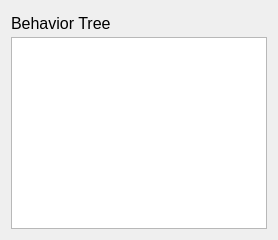
         <widget class="QWidget" name="playsBehaviorsTab">
          <property name="sizePolicy">
           <sizepolicy hsizetype="Expanding" vsizetype="Expanding">
            <horstretch>0</horstretch>
            <verstretch>0</verstretch>
           </sizepolicy>
          </property>
          <attribute name="title">
           <string>Plays / Behaviors</string>
          </attribute>
          <layout class="QVBoxLayout" name="verticalLayout_12">
           <item>
            <widget class="QSplitter" name="splitter_2">
             <property name="frameShadow">
              <enum>QFrame::Sunken</enum>
             </property>
             <property name="orientation">
              <enum>Qt::Vertical</enum>
             </property>
             <property name="handleWidth">
              <number>10</number>
             </property>
             <widget class="QWidget" name="layoutWidget">
              <layout class="QVBoxLayout" name="verticalLayout_11">
               <property name="spacing">
                <number>2</number>
               </property>
               <item>
                <widget class="QLabel" name="behaviorTreeLabel">
                 <property name="minimumSize">
                  <size>
                   <width>0</width>
                   <height>24</height>
                  </size>
                 </property>
                 <property name="font">
                  <font>
                   <pointsize>12</pointsize>
                  </font>
                 </property>
                 <property name="text">
                  <string>Behavior Tree</string>
                 </property>
                </widget>
               </item>
               <item>
                <widget class="QPlainTextEdit" name="behaviorTree">
                 <property name="readOnly">
                  <bool>true</bool>
                 </property>
                </widget>
               </item>
              </layout>
             </widget>
            </widget>
           </item>
          </layout>
         </widget>
